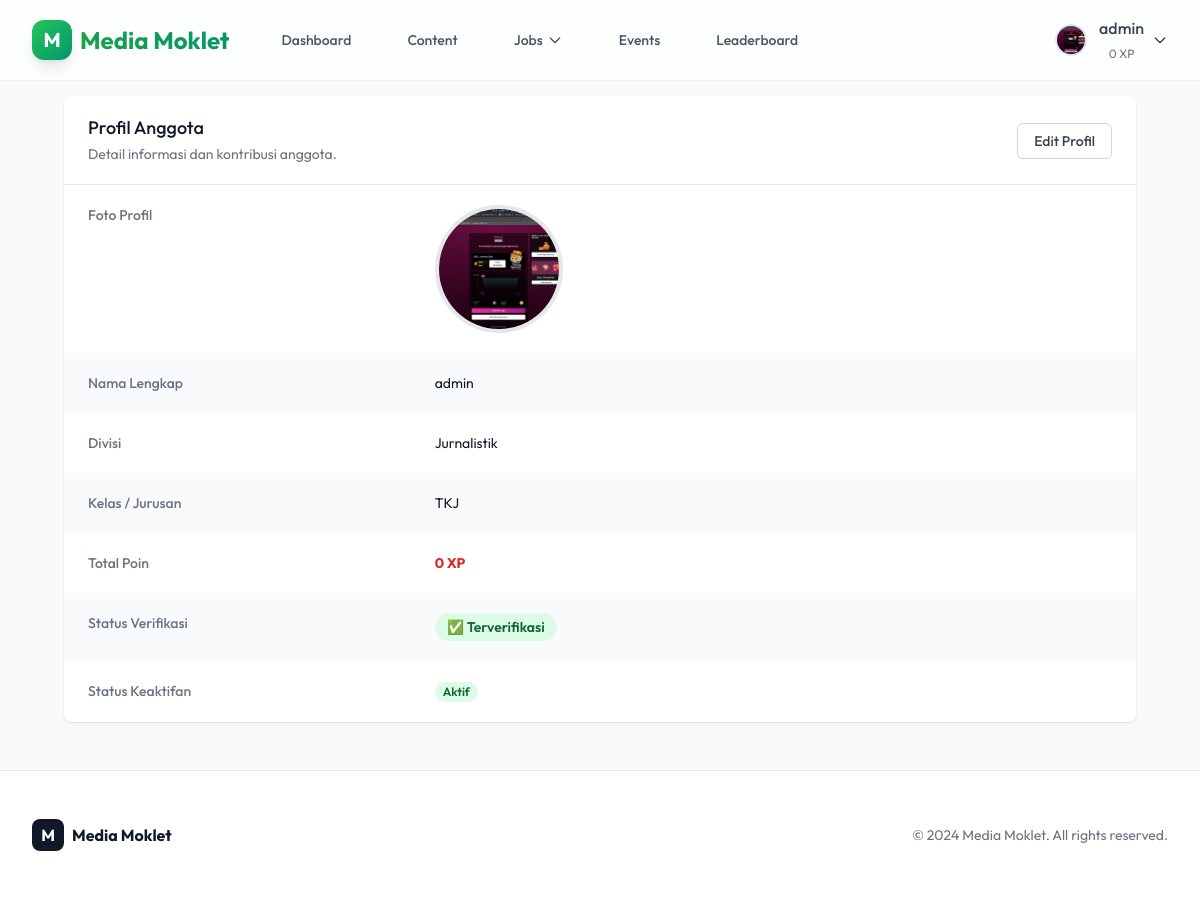
/auth/profile/ (signed in), run on the app's committed database.
### users/models.py (models this page shows, shortened)
class User(AbstractUser):
    class Division(models.TextChoices):
        JOURNALISM = 'JOURNALISM', 'Jurnalistik'
        DESIGN = 'DESIGN', 'Design'
        PHOTOGRAPHY = 'PHOTOGRAPHY', 'Fotografi'
    class Role(models.TextChoices):
        PIC_DIVISI = 'PIC_DIVISI', 'PIC Divisi'
        KETUA = 'KETUA', 'Ketua Media Moklet'
        WAKA = 'WAKA', 'Wakil Ketua'
        SEKRETARIS = 'SEKRETARIS', 'Sekretaris'
        MEMBER = 'MEMBER', 'Anggota'
    class_name = models.CharField(max_length=50, verbose_name="Kelas/Jurusan")
    nisn = models.CharField(max_length=20, unique=True, verbose_name="NISN")
    angkatan = models.IntegerField(default=34, verbose_name="Angkatan", help_text="Contoh: 33, 34, 35")
    division = models.CharField(
        max_length=20,
        choices=Division.choices,
        default=Division.JOURNALISM,
        verbose_name="Divisi"
    )
    role = models.CharField(
        max_length=20,
        choices=Role.choices,
        default=Role.MEMBER,
        verbose_name="Role/Jabatan"
    )
    phone_number = models.CharField(max_length=15, blank=True, null=True, verbose_name="Nomor HP")
    is_verified = models.BooleanField(default=False, verbose_name="Terverifikasi")
    profile_photo = models.ImageField(upload_to='profile_photos/', blank=True, null=True, verbose_name="Foto Profil")
    badges = models.ManyToManyField(Badge, blank=True, related_name='users', verbose_name="Badges")
    points = models.IntegerField(default=0)

### users/views.py (the view)
# urls.py: path('profile/', views.profile, name='profile'),
@login_required
def profile(request, username=None):
    if username:
        user_profile = get_object_or_404(User, username=username)
    else:
        user_profile = request.user
    context = {
        'profile_user': user_profile,
        'is_own_profile': request.user == user_profile
    }
    return render(request, 'users/profile.html', context)

### users/templates/users/profile.html (shortened to what this page needs)
{% extends 'core/base.html' %}
{% block content %}
<div class="max-w-7xl mx-auto px-4 sm:px-6 lg:px-8">
    <div class="bg-white shadow overflow-hidden sm:rounded-lg">
        <div class="px-4 py-5 sm:px-6 flex justify-between items-center">
            <div>
                <h3 class="text-lg leading-6 font-medium text-gray-900">
                    Profil Anggota
                </h3>
                <p class="mt-1 max-w-2xl text-sm text-gray-500">
                    Detail informasi dan kontribusi anggota.
                </p>
            </div>
            {% if is_own_profile %}
            <div>
                <a href="{% url 'edit_profile' %}"
                    class="bg-white border border-gray-300 text-gray-700 hover:bg-gray-50 px-4 py-2 rounded-md text-sm font-medium transition-colors">
                    Edit Profil
                </a>
            </div>
            {% endif %}
        </div>
        <div class="border-t border-gray-200">
            <dl>
                <div class="bg-white px-4 py-5 sm:grid sm:grid-cols-3 sm:gap-4 sm:px-6">
                    <dt class="text-sm font-medium text-gray-500">
                        Foto Profil
                    </dt>
                    <dd class="mt-1 text-sm text-gray-900 sm:mt-0 sm:col-span-2">
                        {% if profile_user.profile_photo %}
                        <img src="{{ profile_user.profile_photo.url }}" alt="{{ profile_user.username }}"
                            class="h-32 w-32 rounded-full object-cover border-4 border-gray-200">
                        {% else %}
                        <div
                            class="h-32 w-32 rounded-full bg-gradient-to-br from-green-400 to-emerald-600 flex items-center justify-center text-white text-4xl font-bold">
                            {{ profile_user.username|slice:":1"|upper }}
                        </div>
                        {% endif %}
                    </dd>
                </div>
                <div class="bg-gray-50 px-4 py-5 sm:grid sm:grid-cols-3 sm:gap-4 sm:px-6">
                    <dt class="text-sm font-medium text-gray-500">
                        Nama Lengkap
                    </dt>
                    <dd class="mt-1 text-sm text-gray-900 sm:mt-0 sm:col-span-2">
                        {{ profile_user.get_full_name|default:profile_user.username }}
                    </dd>
                </div>
                <div class="bg-white px-4 py-5 sm:grid sm:grid-cols-3 sm:gap-4 sm:px-6">
                    <dt class="text-sm font-medium text-gray-500">
                        Divisi
                    </dt>
                    <dd class="mt-1 text-sm text-gray-900 sm:mt-0 sm:col-span-2">
                        {{ profile_user.get_division_display }}
                    </dd>
                </div>
                <div class="bg-gray-50 px-4 py-5 sm:grid sm:grid-cols-3 sm:gap-4 sm:px-6">
                    <dt class="text-sm font-medium text-gray-500">
                        Kelas / Jurusan
                    </dt>
                    <dd class="mt-1 text-sm text-gray-900 sm:mt-0 sm:col-span-2">
                        {{ profile_user.class_name }}
                    </dd>
                </div>
                <div class="bg-white px-4 py-5 sm:grid sm:grid-cols-3 sm:gap-4 sm:px-6">
                    <dt class="text-sm font-medium text-gray-500">
                        Total Poin
                    </dt>
                    <dd class="mt-1 text-sm text-gray-900 sm:mt-0 sm:col-span-2 font-bold text-red-600">
                        {{ profile_user.points }} XP
                    </dd>
                </div>
                <div class="bg-gray-50 px-4 py-5 sm:grid sm:grid-cols-3 sm:gap-4 sm:px-6">
                    <dt class="text-sm font-medium text-gray-500">
                        Status Verifikasi
                    </dt>
                    <dd class="mt-1 text-sm text-gray-900 sm:mt-0 sm:col-span-2">
                        {% if profile_user.is_verified or profile_user.is_staff %}
                        <span
                            class="px-3 py-1 inline-flex text-sm leading-5 font-semibold rounded-full bg-green-100 text-green-800">
                            ✅ Terverifikasi
                        </span>
                        {% else %}
                        <span
                            class="px-3 py-1 inline-flex text-sm leading-5 font-semibold rounded-full bg-yellow-100 text-yellow-800">
                            ⏳ Menunggu Verifikasi
                        </span>
                        {% endif %}
                    </dd>
                </div>
                <div class="bg-white px-4 py-5 sm:grid sm:grid-cols-3 sm:gap-4 sm:px-6">
                    <dt class="text-sm font-medium text-gray-500">
                        Status Keaktifan
                    </dt>
                    <dd class="mt-1 text-sm text-gray-900 sm:mt-0 sm:col-span-2">
                        {% if profile_user.is_active %}
                        <span
                            class="px-2 inline-flex text-xs leading-5 font-semibold rounded-full bg-green-100 text-green-800">
                            Aktif
                        </span>
                        {% else %}
                        <span
                            class="px-2 inline-flex text-xs leading-5 font-semibold rounded-full bg-red-100 text-red-800">
                            Tidak Aktif
                        </span>
                        {% endif %}
                    </dd>
                </div>
            </dl>
        </div>
    </div>
</div>
{% endblock %}

### core/templates/core/base.html (shortened to what this page needs)
{% load static %}
<!DOCTYPE html>
<html lang="en" class="scroll-smooth">
<head>
    <script src="https://cdn.tailwindcss.com"></script>
</head>
<body class="bg-gray-50 text-gray-900 min-h-screen flex flex-col">
    <nav class="fixed w-full z-50 glass border-b border-gray-200/50 transition-all duration-300"
        x-data="{ scrolled: false }" @scroll.window="scrolled = (window.pageYOffset > 20)">
        <div class="max-w-7xl mx-auto px-4 sm:px-6 lg:px-8">
            <div class="flex justify-between h-20">
                <div class="flex items-center">
                    <a href="{% url 'home' %}" class="flex items-center gap-2 group">
                        <div
                            class="w-10 h-10 bg-gradient-to-br from-green-500 to-emerald-600 rounded-xl flex items-center justify-center text-white font-bold text-xl shadow-lg group-hover:scale-110 transition-transform">
                            M
                        </div>
                        <span
                            class="text-2xl font-bold bg-clip-text text-transparent bg-gradient-to-r from-green-600 to-emerald-600">Media
                            Moklet</span>
                    </a>
                    <div class="hidden md:ml-10 md:flex md:space-x-8">
                        {% if user.is_authenticated %}
                        <a href="{% url 'profile' %}"
                            class="text-gray-600 hover:text-primary-600 px-3 py-2 rounded-md text-sm font-medium transition-colors">Dashboard</a>
                        <a href="{% url 'cms_dashboard' %}"
                            class="text-gray-600 hover:text-primary-600 px-3 py-2 rounded-md text-sm font-medium transition-colors">Content</a>
                        <div class="relative" x-data="{ open: false }">
                            <button @click="open = !open" @click.away="open = false"
                                class="text-gray-600 hover:text-primary-600 px-3 py-2 rounded-md text-sm font-medium transition-colors flex items-center gap-1">
                                Jobs
                                <svg class="w-4 h-4" fill="none" stroke="currentColor" viewBox="0 0 24 24">
                                    <path stroke-linecap="round" stroke-linejoin="round" stroke-width="2"
                                        d="M19 9l-7 7-7-7"></path>
                                </svg>
                            </button>
                        </div>
                        <a href="{% url 'event_list' %}"
                            class="text-gray-600 hover:text-primary-600 px-3 py-2 rounded-md text-sm font-medium transition-colors">Events</a>
                        <a href="{% url 'leaderboard' %}"
                            class="text-gray-600 hover:text-primary-600 px-3 py-2 rounded-md text-sm font-medium transition-colors">Leaderboard</a>
                        {% endif %}
                    </div>
                </div>
                <div class="flex items-center space-x-4">
                    {% if user.is_authenticated %}
                    <div class="relative" x-data="{ open: false }">
                        <button @click="open = !open" @click.away="open = false"
                            class="flex items-center space-x-3 text-gray-700 hover:text-primary-600 focus:outline-none group">
                            {% if user.profile_photo %}
                            <img src="{{ user.profile_photo.url }}" alt="{{ user.username }}"
                                class="w-8 h-8 rounded-full object-cover border-2 border-gray-200 group-hover:border-primary-500 transition-colors">
                            {% else %}
                            <div
                                class="w-8 h-8 rounded-full bg-gradient-to-br from-green-400 to-emerald-600 flex items-center justify-center text-white text-sm font-bold border-2 border-gray-200 group-hover:border-primary-500 transition-colors">
                                {{ user.get_initials }}
                            </div>
                            {% endif %}
                            <div class="flex items-center gap-2">
                                <div>
                                    <span class="font-medium block">{{ user.username }}</span>
                                    <span class="text-xs text-gray-500">{{ user.points }} XP</span>
                                </div>
                                <svg class="w-4 h-4" fill="none" stroke="currentColor" viewBox="0 0 24 24">
                                    <path stroke-linecap="round" stroke-linejoin="round" stroke-width="2"
                                        d="M19 9l-7 7-7-7"></path>
                                </svg>
                            </div>
                        </button>
                    </div>
                    {% endif %}
                </div>
            </div>
        </div>
    </nav>
    <main class="flex-grow pt-24 pb-12 px-4 sm:px-6 lg:px-8 max-w-7xl mx-auto w-full">
        {% block content %}
        {% endblock %}
    </main>
    <footer class="bg-white border-t border-gray-200 mt-auto">
        <div class="max-w-7xl mx-auto py-12 px-4 sm:px-6 lg:px-8">
            <div class="flex justify-between items-center">
                <div class="flex items-center gap-2">
                    <div class="w-8 h-8 bg-gray-900 rounded-lg flex items-center justify-center text-white font-bold">M
                    </div>
                    <span class="text-gray-900 font-bold">Media Moklet</span>
                </div>
                <p class="text-gray-500 text-sm">© 2024 Media Moklet. All rights reserved.</p>
            </div>
        </div>
    </footer>
</body>
</html>

### core/templates/core/base.html (style rules this page uses)
body { font-family: 'Outfit', sans-serif; }
.glass { background: rgba(255, 255, 255, 0.7); backdrop-filter: blur(10px); -webkit-backdrop-filter: blur(10px); }

### data on the page
User: profile_photo (picture), username "admin", points "0", get_full_name "admin", division "Jurnalistik", class_name "TKJ"
